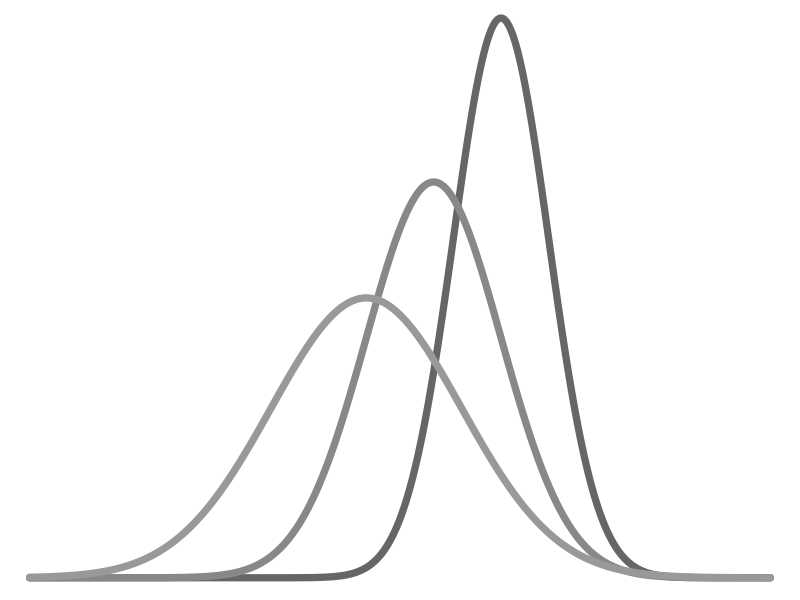

Recreate this plot in R. (Note: this script raises an error after producing the figure.)
make_normal_plot = function(thickness = 7) {
  par(bg = NA, mar = c(0, 0, 0, 0)) 
  plot(
    1,
    type = "n",
    xlab = "",
    ylab = "",
    xlim = c(-1, 10),
    ylim = c(0, 0.56),
    axes = FALSE,
    frame.plot = FALSE
  )
  curve(dnorm(x, mean = 6, sd = sqrt(0.5)), col = "#666666", add = TRUE, lwd = thickness, n = 10000)
  curve(dnorm(x, mean = 5, sd = sqrt(1)), col = "#888888", add = TRUE, lwd = thickness, n = 10000)
  curve(dnorm(x, mean = 4, sd = sqrt(2)), col = "#999999", add = TRUE, lwd = thickness, n = 10000)
}

dev.off()
png("public/wordmark.png", width = 1000, height = 400)
make_normal_plot()
dev.off()

dev.off()
png("public/wordmark-favicon.png", width = 700, height = 500)
make_normal_plot(thickness = 7)
dev.off()





set.seed(42)

thickness = 5
dev.off()
par(bg = NA) 
plot(
  x = rnorm(100),
  y = rnorm(100),
  xlab = "",
  ylab = "",
  axes = FALSE,
  frame.plot = FALSE,
  pch = 20
)

